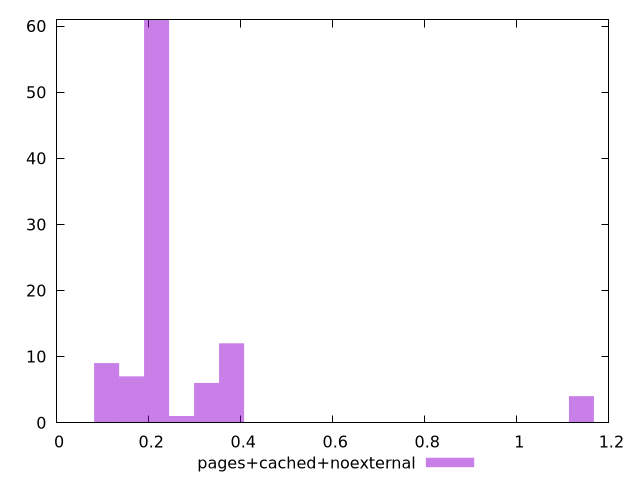

Write gnuplot code to recreate this figure.
$_pagesCachedNoexternal <<EOF
1.1404070788720264 4
0.21722039597562406 61
0.3258305939634361 6
0.16291529698171806 7
0.10861019798781203 9
0.3801356929573421 12
0.2715254949695301 1
EOF
set key outside below
set terminal pngcairo
set output "report_00004_2020-11-02T20-21-41.718Z/cumulative-layout-shift/pages+cached+noexternal//raw_hist.png"
set yrange [0:61]
set boxwidth 0.054305098993906016
set style fill transparent solid 0.5 noborder
plot $_pagesCachedNoexternal title "pages+cached+noexternal" with boxes ,
